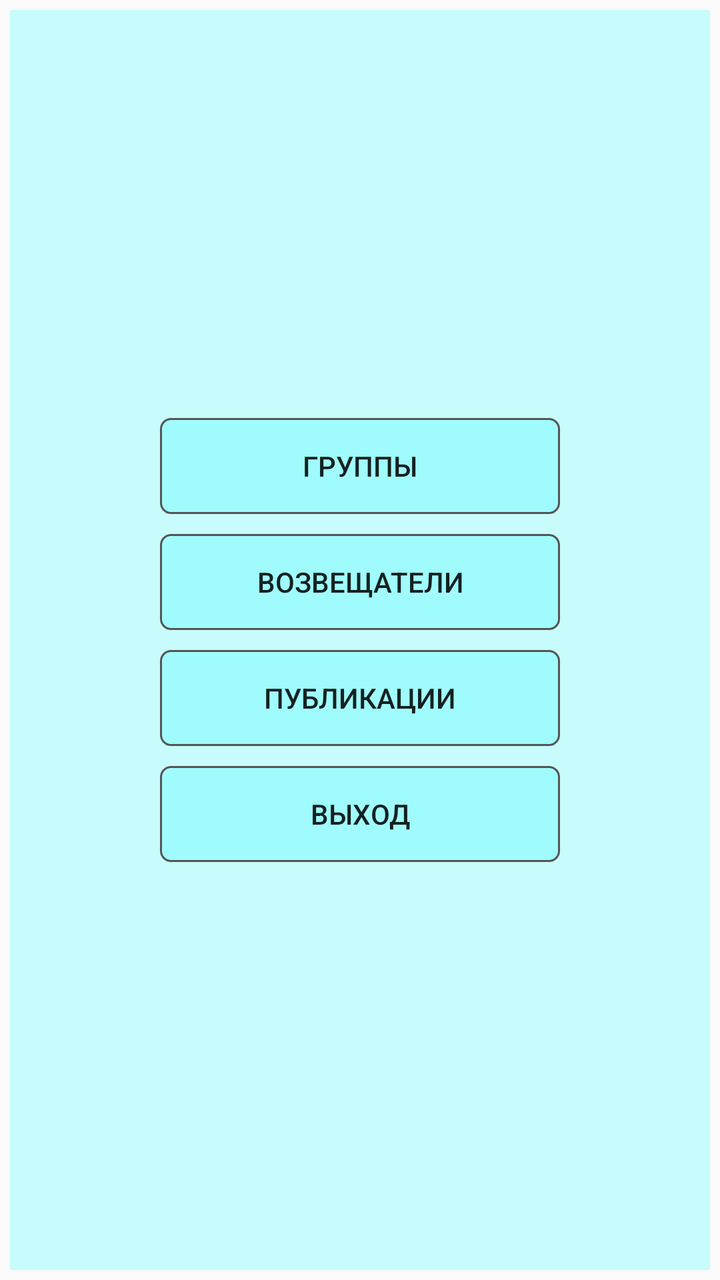
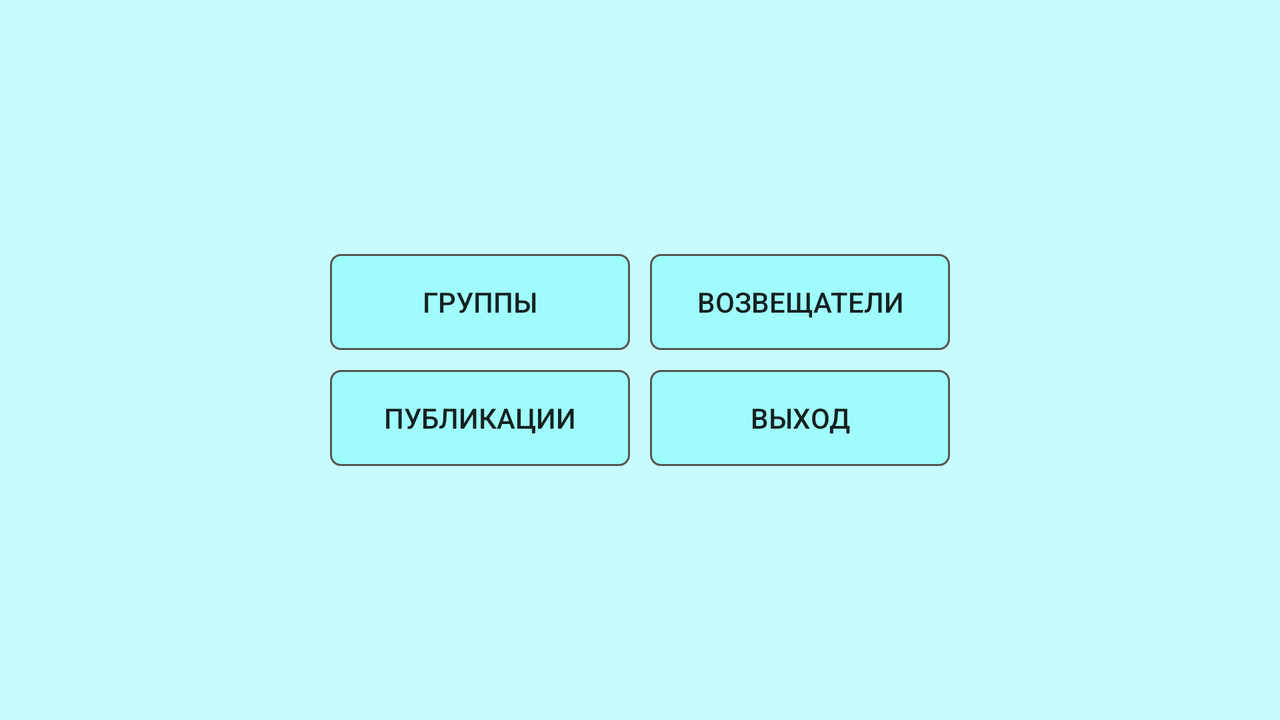

An Android layout and its configuration variant, each rendered on a device that would load it. The default file and the variant file are quoted in full after the pictures.
<!-- AndroidManifest.xml: application theme AppTheme -->
<!-- res/layout/main.xml -->
<LinearLayout xmlns:android="http://schemas.android.com/apk/res/android"
    xmlns:tools="http://schemas.android.com/tools"
    android:id="@+id/PeopleList"
    style="@drawable/textview_border"
    android:layout_width="match_parent"
    android:layout_height="match_parent"
    android:layout_margin="5dp"
    android:background="@color/background"
    android:gravity="center"
    android:orientation="vertical"
    android:paddingBottom="@dimen/activity_vertical_margin"
    android:paddingLeft="@dimen/activity_horizontal_margin"
    android:paddingRight="@dimen/activity_horizontal_margin"
    android:paddingTop="@dimen/activity_vertical_margin"
    tools:context="igor_m.pp.ua.groupslist.GroupsList" >

    <Button
        android:id="@+id/buttonGroups"
        android:layout_width="200dp"
        android:layout_height="wrap_content"
        android:layout_margin="5dp"
        android:background="@drawable/textview_border"
        android:text="@string/groups_h" />

    <Button
        android:id="@+id/buttonPeople"
        android:layout_width="200dp"
        android:layout_height="wrap_content"
        android:layout_margin="5dp"
        android:background="@drawable/textview_border"
        android:text="@string/strPeople" />

    <Button
        android:id="@+id/buttonBooks"
        android:layout_width="200dp"
        android:layout_height="wrap_content"
        android:layout_margin="5dp"
        android:background="@drawable/textview_border"
        android:text="@string/strBooks" />

    <Button
        android:id="@+id/buttonExit"
        android:layout_width="200dp"
        android:layout_height="wrap_content"
        android:layout_margin="5dp"
        android:background="@drawable/textview_border"
        android:text="@string/strExit" />

</LinearLayout>
<!-- resources referenced by this layout -->
<resources>
  <color name="background">#3300ffff</color>
  <dimen name="activity_horizontal_margin">16dp</dimen>
  <dimen name="activity_vertical_margin">16dp</dimen>
  <!-- drawable textview_border (drawable) -->
  <?xml version="1.0" encoding="utf-8"?>
  <shape xmlns:android="http://schemas.android.com/apk/res/android"
      android:shape="rectangle" >
  
      <corners android:radius="5dp" />
  
      <stroke
          android:width="1dp"
          android:color="#555" />
      
      <solid
          android:color="@color/background" >
      </solid>
  
      <padding
          android:bottom="10dp"
          android:left="10dp"
          android:right="10dp"
          android:top="10dp" />
  
  </shape>
  <string name="groups_h">Группы</string>
  <string name="strBooks">Публикации</string>
  <string name="strExit">Выход</string>
  <string name="strPeople">Возвещатели</string>
  <style name="AppTheme" parent="AppBaseTheme">
      
      
    </style>
  <!-- from res/values-v11/ -->
  <style name="AppBaseTheme" parent="Theme.AppCompat.Light">
  		
  	</style>
</resources>
<!-- res/layout-land/main.xml (the repository's variant of the layout above) -->
<!-- drawn on the phone turned sideways -->
<?xml version="1.0" encoding="utf-8"?>
<TableLayout xmlns:android="http://schemas.android.com/apk/res/android"
    android:id="@+id/TableLayout1"
    android:layout_width="match_parent"
    android:layout_height="match_parent"
    android:background="@color/background"
    android:gravity="center" >

    <TableRow
        android:id="@+id/tableRow1"
        android:layout_width="fill_parent"
        android:layout_height="match_parent"
        android:gravity="center" >

        <Button
            android:id="@+id/buttonGroups"
            android:layout_width="150dp"
            android:layout_height="wrap_content"
            android:layout_margin="5dp"
            android:background="@drawable/textview_border"
            android:text="@string/groups_h" />

        <Button
            android:id="@+id/buttonPeople"
            android:layout_width="150dp"
            android:layout_height="wrap_content"
            android:layout_margin="5dp"
            android:background="@drawable/textview_border"
            android:text="@string/strPeople" />
    </TableRow>

    <TableRow
        android:id="@+id/tableRow2"
        android:layout_width="fill_parent"
        android:layout_height="match_parent"
        android:gravity="center" >

        <Button
            android:id="@+id/buttonBooks"
            android:layout_width="match_parent"
            android:layout_height="wrap_content"
            android:layout_margin="5dp"
            android:background="@drawable/textview_border"
            android:text="@string/strBooks" />

        <Button
            android:id="@+id/buttonExit"
            android:layout_width="match_parent"
            android:layout_height="wrap_content"
            android:layout_margin="5dp"
            android:background="@drawable/textview_border"
            android:text="@string/strExit" />
    </TableRow>

</TableLayout>
<!-- resources referenced by the variant -->
<!-- as the phone turned sideways resolves them -->
<resources>
  <color name="background">#3300ffff</color>
  <!-- drawable textview_border (drawable) -->
  <?xml version="1.0" encoding="utf-8"?>
  <shape xmlns:android="http://schemas.android.com/apk/res/android"
      android:shape="rectangle" >
  
      <corners android:radius="5dp" />
  
      <stroke
          android:width="1dp"
          android:color="#555" />
      
      <solid
          android:color="@color/background" >
      </solid>
  
      <padding
          android:bottom="10dp"
          android:left="10dp"
          android:right="10dp"
          android:top="10dp" />
  
  </shape>
  <string name="groups_h">Группы</string>
  <string name="strBooks">Публикации</string>
  <string name="strExit">Выход</string>
  <string name="strPeople">Возвещатели</string>
  <style name="AppTheme" parent="AppBaseTheme">
      
      
    </style>
  <!-- from res/values-v11/ -->
  <style name="AppBaseTheme" parent="Theme.AppCompat.Light">
  		
  	</style>
</resources>
